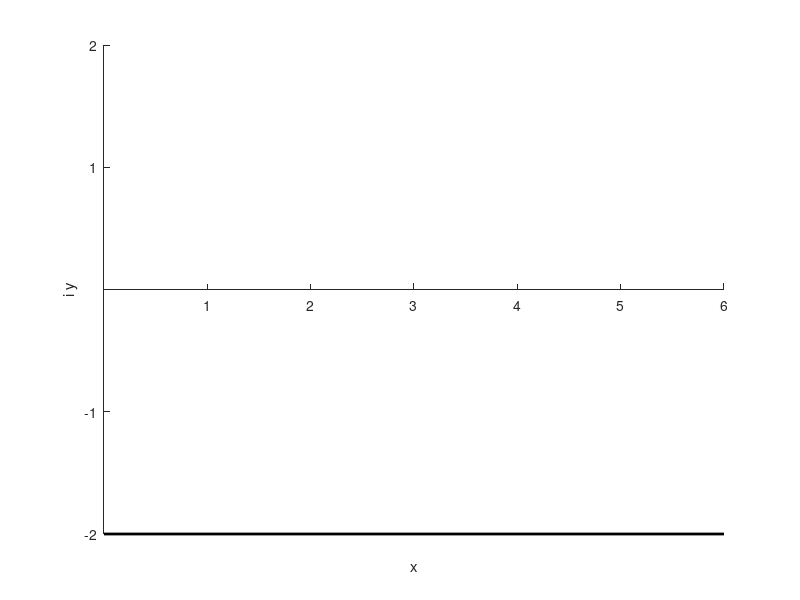

Write the MATLAB code that produced this figure. (Note: this script raises an error after producing the figure.)
% close
clear
% global h1 h2


wbl = 1.;
h = 2;
wbOveWater = 0;


dt = 0.1;
tMax = 0;
T = 1;
thetaMax = deg2rad(40);

limZeta = [0,3*h,-h];

nx = 300;
ny_minus = 300;
ny_plus = 000;

% integrate from top-top-bottom, right to left:
xx = linspace(limZeta(2),limZeta(1),nx);
% yy = linspace(limZeta(4),limZeta(3),ny)'; 


% nYInt = 500;
% % yi = linspace(-h,-wbl,nYInt)';
% % dL = (1-csc(pi*yi./(2*h)).^2.*sin(pi*wbl./(2*h)).^2).^(thetaMax/pi) /h ; 
% % L = sum(.5*(dL(1:end-1)+dL(2:end)) .* diff(yi) )  ;
% 
% d = wbl;
% H = 2*h/pi;
% 
% for i = 1:10
%     yi = linspace(-h,-d,ny_minus)'/H;
%     dL = 2/pi*(1-csc(yi).^2.*sin(d/H).^2).^(thetaMax/pi) ; 
%     L = sum(.5*(dL(1:end-1)+dL(2:end)) .* diff(yi) )  ;
%     fprintf('L = %g, 1-wbl/h=%g\n',L,1-wbl/h)
% 
%     delta_d = wbl-h*(1-L);
%     d = d + delta_d;
% end


yy = linspace(0,limZeta(3),ny_minus)';
dy = yy(1)-yy(2);
yy = [(ny_plus:-1:1)'*dy;yy ];
ny = ny_minus+ny_plus;
assert(ny==numel(yy));


zz = xx + 1i*yy;


% plot z-plane
hfz = figure('color','w');hold on
xlabel('x');ylabel('i y');
% axis equal tight 
set(gca,'XAxisLocation','origin','YAxisLocation','origin');%,'XTick',[],'YTick',[])
box off
% axis([-limZeta(2)-1.2*(wbl+wbOveWater)*tan(thetaMax),0,1.2*yy(end),1.5*yy(1)+wbOveWater])

%     minIz = min(imag(z(ny,:)));
%     hp = patch(real(z(ny,[1,1:nx,nx])),[1.1*minIz,imag(z(ny,:)),1.1*minIz],.5*[1,1,1],'FaceAlpha',.5,'lineStyle','none'); %,'FaceAlpha',.5

hp_floor = plot([0,limZeta(2)],-h*[1,1],'k','LineWidth',2);


% yWb = [imag(z(end)), -wbl,wbOveWater,wbl,-imag(z(end))];
yWb = [limZeta(3), -wbl,wbOveWater,wbl+2*wbOveWater,-limZeta(3)];
hp_BM = plot(nan(5,1),yWb,'o-k','LineWidth',2.5);

t = 0;
hp_c=[];
while t<=tMax
    theta = thetaMax*cos( 2*pi/T*t );
    z = fz(xx,yy,theta,h,wbl,wbOveWater);
    
    delete(hp_c)
    [~,hp_c(1)] = contour(real(z),imag(z),real(zz),20,'r','linewidth',1);
    [~,hp_c(2)] = contour(real(z),imag(z),imag(zz),20,'b','linewidth',1);
    
    hp_BM.XData = [0,0,-(wbl+wbOveWater)*tan(theta),0,0];
    
    t = t+dt;
    drawnow
end
    


% plot oposite angle
theta = -thetaMax;
z = fz(xx,yy,theta,h,wbl,wbOveWater);
contour(real(z),imag(z),real(zz),20,'r--','linewidth',1);
contour(real(z),imag(z),imag(zz),20,'b--','linewidth',1);  
plot([0,-(wbl+wbOveWater)*tan(theta),0],[-wbl,wbOveWater,wbl+2*wbOveWater],'ok--','LineWidth',2.5);





return
export_fig(hfz,'mapFlap2Th','-png','-pdf')
    
function [z,zz] = fz(xx,yy,theta,h,wbl,wbOveWater)
thp = theta/pi;
% d = sqrt(pi).*(wbl+wbOveWater).*sec(theta)./(gamma(1+thp)*gamma(.5-thp));

zz = xx + 1i*yy;
% df = (1+d^2./zz.^2).^thp; % k=1


d = fixHingeDepth(wbl/h,theta)*h;
% h = -yy(end);
df = (1+csch(pi*zz./(2*h)).^2.*sin(pi*d./(2*h)).^2).^thp; % k=1

df_yh = .5*(df(1:end-1,1)+df(2:end,1));
z1 = cumsum([0;df_yh.*diff(1i*yy)],1);
z1 = z1-z1(yy==0) + 1i*wbOveWater;
df_xh = .5*(df(:,1:end-1)+df(:,2:end));
z =  cumsum([z1,df_xh.*diff(xx)],2) ;

z = z-real(z(end));
end



function d__h = fixHingeDepth(wbl__h,theta)
maxIt = 100;
nYInt = 500;
d__h = wbl__h;

% there's a singularity at zz=-1i*d if theta < 0
% either stop a yy=-d:
% delta_singularity = 1e-3*(theta<0);
%  ... L = sum(.5*(dL(1:end-1)+dL(2:end)) .* diff(yi) ) + delta_singularity ;
% or shift integration path d_xi to the right (into the domain)
d_xi = 1e-3*(theta<0);

for i = 1:maxIt
    yi = linspace(-1,-d__h,nYInt)';
    dL = real( (1-csc(pi/2*(yi-1i*d_xi)).^2.*sin(pi/2*d__h).^2).^(theta/pi) ); 
    L = sum(.5*(dL(1:end-1)+dL(2:end)) .* diff(yi) );
    fprintf('i %d: L = %g, 1-wbl/h=%g\n',i,L,1-wbl__h)

    delta_d__h = wbl__h-(1-L);
    if abs(delta_d__h)<1e-6, break; end
    d__h = d__h + delta_d__h;
end
if i == maxIt
    warning('failed to find solution withing %d iterations. Last error: %g.',maxIt,delta_d__h)
end
end